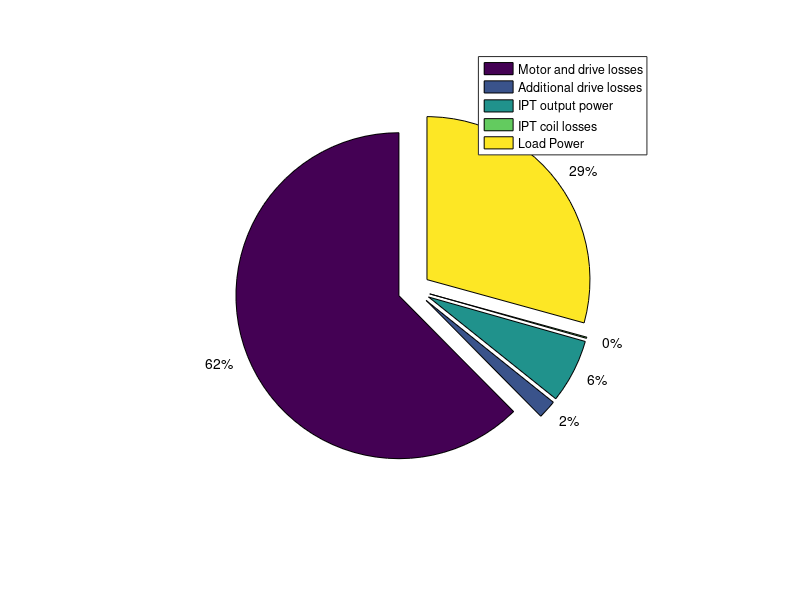

Recreate this plot in MATLAB.
Vout_motor=52.5;
Vout_motor_ipt=52.1;
R_motor=20.7;
Vin=100;
Iin_motor= 4.17;
Iin_motor_ipt=4.36;

Itx=1.06;
Irx=2.33;
Rrx=0.072;
Rtx=0.1368;

Vout_ipt=15;
Rload_ipt=7.8;
P_ipt=Vout_ipt*Vout_ipt/Rload_ipt;
P_tx=Rtx*Itx*Itx;
P_rx=Rrx*Irx*Irx;

Pout_motor=Vout_motor.*Vout_motor./R_motor;
Pin_motor=Vin*Iin_motor;
Loss_motor=Pin_motor-Pout_motor;


Pout_motor_ipt=Vout_motor_ipt.*Vout_motor_ipt./R_motor;
Pin_motor_ipt=Vin*Iin_motor_ipt;
Loss_motor_ipt=Pin_motor_ipt-Pout_motor_ipt-P_ipt-P_tx-P_rx;
loss_motor_additional= -Loss_motor+Loss_motor_ipt;
power_IPT= P_ipt+P_tx+P_rx;
%%
power= [Loss_motor, loss_motor_additional,  P_ipt,P_tx+P_rx, Pout_motor ]
labels = {'Motor and drive losses','Additional drive losses','IPT output power','IPT coil losses','Load Power'};
explode = [1 1 1 1 1];
pie(power,explode)

legend(labels);


power= [Pin_motor Loss_motor, Pout_motor ]

power= [Pin_motor_ipt Pout_motor_ipt Loss_motor_ipt, P_tx+P_rx,  P_ipt ]
